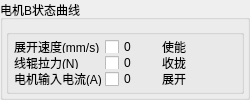
      <widget class="QGroupBox" name="BstateBox">
       <property name="sizePolicy">
        <sizepolicy hsizetype="Expanding" vsizetype="Expanding">
         <horstretch>0</horstretch>
         <verstretch>0</verstretch>
        </sizepolicy>
       </property>
       <property name="minimumSize">
        <size>
         <width>250</width>
         <height>0</height>
        </size>
       </property>
       <property name="maximumSize">
        <size>
         <width>16777215</width>
         <height>16777215</height>
        </size>
       </property>
       <property name="title">
        <string>电机B状态曲线</string>
       </property>
       <layout class="QGridLayout" name="gridLayout_3">
        <property name="leftMargin">
         <number>3</number>
        </property>
        <property name="topMargin">
         <number>3</number>
        </property>
        <property name="rightMargin">
         <number>3</number>
        </property>
        <property name="bottomMargin">
         <number>3</number>
        </property>
        <property name="spacing">
         <number>3</number>
        </property>
        <item row="1" column="0">
         <widget class="QtCharts::QChartView" name="MotorBParameterGraphChartView" native="true">
          <property name="sizePolicy">
           <sizepolicy hsizetype="Preferred" vsizetype="Preferred">
            <horstretch>0</horstretch>
            <verstretch>0</verstretch>
           </sizepolicy>
          </property>
          <property name="minimumSize">
           <size>
            <width>0</width>
            <height>0</height>
           </size>
          </property>
         </widget>
        </item>
        <item row="2" column="0">
         <widget class="QGroupBox" name="groupBox_2">
          <property name="maximumSize">
           <size>
            <width>16777215</width>
            <height>65</height>
           </size>
          </property>
          <property name="title">
           <string/>
          </property>
          <layout class="QGridLayout" name="gridLayout_8">
           <property name="leftMargin">
            <number>5</number>
           </property>
           <property name="topMargin">
            <number>5</number>
           </property>
           <property name="rightMargin">
            <number>5</number>
           </property>
           <property name="bottomMargin">
            <number>5</number>
           </property>
           <property name="spacing">
            <number>3</number>
           </property>
           <item row="2" column="2">
            <widget class="QLabel" name="label_8">
             <property name="minimumSize">
              <size>
               <width>15</width>
               <height>0</height>
              </size>
             </property>
             <property name="text">
              <string>收拢</string>
             </property>
            </widget>
           </item>
           <item row="3" column="3">
            <widget class="QToolButton" name="BGatheredButton">
             <property name="text">
              <string/>
             </property>
             <property name="icon">
              <iconset resource="../Image/image.qrc">
               <normaloff>:/red.png</normaloff>:/red.png</iconset>
             </property>
             <property name="iconSize">
              <size>
               <width>10</width>
               <height>10</height>
              </size>
             </property>
             <property name="autoRaise">
              <bool>true</bool>
             </property>
            </widget>
           </item>
           <item row="2" column="1">
            <widget class="QCheckBox" name="BTorquecheckBox">
             <property name="text">
              <string>0</string>
             </property>
            </widget>
           </item>
           <item row="1" column="3">
            <widget class="QToolButton" name="BEnableButton">
             <property name="text">
              <string/>
             </property>
             <property name="icon">
              <iconset resource="../Image/image.qrc">
               <normaloff>:/red.png</normaloff>:/red.png</iconset>
             </property>
             <property name="iconSize">
              <size>
               <width>10</width>
               <height>10</height>
              </size>
             </property>
             <property name="autoRaise">
              <bool>true</bool>
             </property>
            </widget>
           </item>
           <item row="3" column="0">
            <widget class="QLabel" name="label_10">
             <property name="minimumSize">
              <size>
               <width>15</width>
               <height>0</height>
              </size>
             </property>
             <property name="text">
              <string>电机输入电流(A)</string>
             </property>
            </widget>
           </item>
           <item row="1" column="2">
            <widget class="QLabel" name="label_5">
             <property name="minimumSize">
              <size>
               <width>15</width>
               <height>0</height>
              </size>
             </property>
             <property name="text">
              <string>使能</string>
             </property>
            </widget>
           </item>
           <item row="2" column="3">
            <widget class="QToolButton" name="BExtensionButton">
             <property name="text">
              <string/>
             </property>
             <property name="icon">
              <iconset resource="../Image/image.qrc">
               <normaloff>:/red.png</normaloff>:/red.png</iconset>
             </property>
             <property name="iconSize">
              <size>
               <width>10</width>
               <height>10</height>
              </size>
             </property>
             <property name="autoRaise">
              <bool>true</bool>
             </property>
            </widget>
           </item>
           <item row="1" column="0">
            <widget class="QLabel" name="label_4">
             <property name="minimumSize">
              <size>
               <width>15</width>
               <height>0</height>
              </size>
             </property>
             <property name="text">
              <string>展开速度(mm/s)</string>
             </property>
            </widget>
           </item>
           <item row="3" column="1">
            <widget class="QCheckBox" name="BCurrentcheckBox">
             <property name="text">
              <string>0</string>
             </property>
            </widget>
           </item>
           <item row="3" column="2">
            <widget class="QLabel" name="label_7">
             <property name="minimumSize">
              <size>
               <width>15</width>
               <height>0</height>
              </size>
             </property>
             <property name="text">
              <string>展开</string>
             </property>
            </widget>
           </item>
           <item row="1" column="1">
            <widget class="QCheckBox" name="BVelocitycheckBox">
             <property name="text">
              <string>0</string>
             </property>
            </widget>
           </item>
           <item row="2" column="0">
            <widget class="QLabel" name="label_6">
             <property name="minimumSize">
              <size>
               <width>15</width>
               <height>0</height>
              </size>
             </property>
             <property name="text">
              <string>线辊拉力(N)</string>
             </property>
            </widget>
           </item>
          </layout>
         </widget>
        </item>
       </layout>
      </widget>
